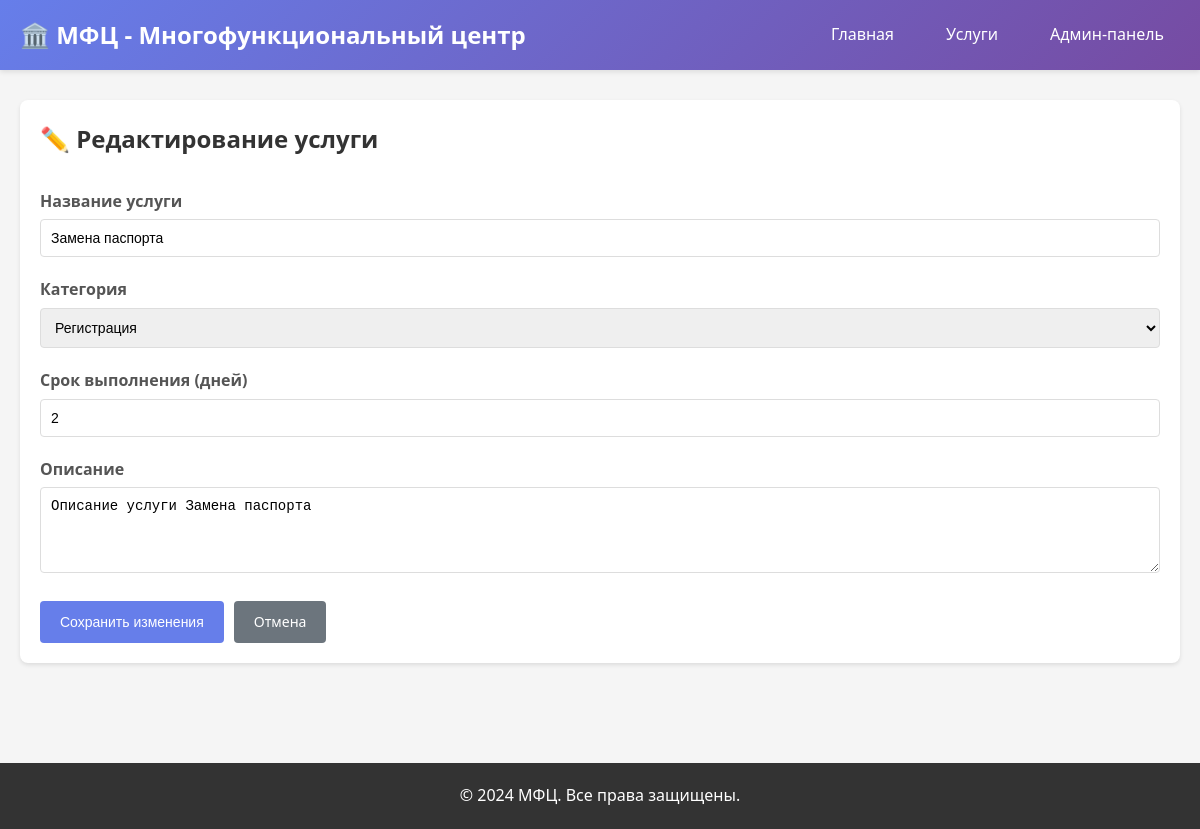
Page /services/5/update/ on the committed database.
### mfc/models.py (models this page shows, shortened)
class Service(models.Model):
    name = models.CharField(
        max_length=200,
        verbose_name='Название услуги'
    )
    description = models.TextField(
        verbose_name='Описание',
        blank=True,
        null=True
    )
    category = models.ForeignKey(
        ServiceCategory,
        on_delete=models.CASCADE,
        verbose_name='Категория',
        related_name='services'
    )
    duration_days = models.PositiveIntegerField(
        verbose_name='Срок выполнения (дней)',
        validators=[MinValueValidator(1)],
        default=1  # type: ignore
    )
    offices = models.ManyToManyField(
        'MFCOffice',
        related_name='services',
        verbose_name='Отделения МФЦ',
        blank=True,
        help_text='Отделения, где предоставляется данная услуга'
    )
    history = HistoricalRecords()
    class Meta:
        verbose_name = 'Услуга'
        verbose_name_plural = 'Услуги'
        ordering = ['name']

### mfc/views.py (the view, shortened to what this page needs)
# urls.py: path('services/<int:pk>/update/', views.ServiceUpdateView.as_view(), name='service_update'),
class ServiceUpdateView(UpdateView):
    model = Service
    form_class = ServiceForm
    template_name = 'mfc/service_form.html'
    success_url = reverse_lazy('mfc:service_list')

### mfc/forms.py (shortened to what this page needs)
class ServiceForm(forms.ModelForm):
    class Meta:
        model = Service
        fields = ['name', 'description', 'category', 'duration_days']
        widgets = {
            'name': forms.TextInput(attrs={
                'class': 'form-control',
                'placeholder': 'Введите название услуги (минимум 3 символа)'
            }),
            'description': forms.Textarea(attrs={
                'class': 'form-control',
                'rows': 4,
                'placeholder': 'Введите описание услуги'
            }),
            'category': forms.Select(attrs={
                'class': 'form-control'
            }),
            'duration_days': forms.NumberInput(attrs={
                'class': 'form-control',
                'min': 1,
                'max': 365
            }),
        }
        labels = {
            'name': 'Название услуги',
            'description': 'Описание',
            'category': 'Категория',
            'duration_days': 'Срок выполнения (дней)',
        }

### mfc/models.py (called while the page is built)
    def __str__(self):
        return self.name

### mfc/templates/mfc/service_form.html (shortened to what this page needs)
{% extends 'mfc/base.html' %}
{% block content %}
<div class="card">
    <h2>
        {% if object %}
            ✏️ Редактирование услуги
        {% else %}
            ➕ Добавление новой услуги
        {% endif %}
    </h2>
    <form method="post" style="margin-top: 30px;">
        <div class="form-group">
            <label for="{{ form.name.id_for_label }}">{{ form.name.label }}</label>
            {{ form.name }}
        </div>
        <div class="form-group">
            <label for="{{ form.category.id_for_label }}">{{ form.category.label }}</label>
            {{ form.category }}
        </div>
        <div class="form-group">
            <label for="{{ form.duration_days.id_for_label }}">{{ form.duration_days.label }}</label>
            {{ form.duration_days }}
        </div>
        <div class="form-group">
            <label for="{{ form.description.id_for_label }}">{{ form.description.label }}</label>
            {{ form.description }}
        </div>
        <div class="actions">
            <button type="submit" class="btn btn-primary">
                {% if object %}Сохранить изменения{% else %}Добавить услугу{% endif %}
            </button>
            <a href="{% url 'mfc:service_list' %}" class="btn btn-secondary">Отмена</a>
        </div>
    </form>
</div>
{% endblock %}

### mfc/templates/mfc/base.html (style rules this page uses)
* { margin: 0; padding: 0; box-sizing: border-box; }
body { font-family: 'Segoe UI', Tahoma, Geneva, Verdana, sans-serif; line-height: 1.6; color: #333; background-color: #f5f5f5; }
.btn { display: inline-block; padding: 10px 20px; text-decoration: none; border-radius: 4px; border: none; cursor: pointer; font-size: 14px; transition: all 0.3s; }
.btn-primary { background-color: #667eea; color: white; }
.btn-secondary { background-color: #6c757d; color: white; }
.card { background: white; border-radius: 8px; padding: 20px; margin-bottom: 20px; box-shadow: 0 2px 4px rgba(0,0,0,0.1); }
.form-group { margin-bottom: 20px; }
.form-group label { display: block; margin-bottom: 5px; font-weight: 600; color: #555; }
.form-control { width: 100%; padding: 10px; border: 1px solid #ddd; border-radius: 4px; font-size: 14px; }
.actions { display: flex; gap: 10px; margin-top: 20px; }

### rows in the picture
Service: name "Замена паспорта", category "Регистрация", duration_days "2", description "Описание услуги Замена паспорта"
